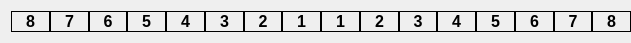
  <widget class="QWidget" name="horizontalLayoutWidget_2">
   <property name="geometry">
    <rect>
     <x>340</x>
     <y>310</y>
     <width>631</width>
     <height>41</height>
    </rect>
   </property>
   <layout class="QHBoxLayout" name="horizontalLayout_6">
    <property name="spacing">
     <number>0</number>
    </property>
    <property name="rightMargin">
     <number>0</number>
    </property>
    <item>
     <widget class="QLabel" name="label_25">
      <property name="sizePolicy">
       <sizepolicy hsizetype="Expanding" vsizetype="Expanding">
        <horstretch>0</horstretch>
        <verstretch>0</verstretch>
       </sizepolicy>
      </property>
      <property name="font">
       <font>
        <pointsize>12</pointsize>
        <weight>75</weight>
        <bold>true</bold>
       </font>
      </property>
      <property name="frameShape">
       <enum>QFrame::Box</enum>
      </property>
      <property name="frameShadow">
       <enum>QFrame::Plain</enum>
      </property>
      <property name="text">
       <string>8</string>
      </property>
      <property name="textFormat">
       <enum>Qt::RichText</enum>
      </property>
      <property name="alignment">
       <set>Qt::AlignCenter</set>
      </property>
     </widget>
    </item>
    <item>
     <widget class="QLabel" name="label_24">
      <property name="sizePolicy">
       <sizepolicy hsizetype="Expanding" vsizetype="Expanding">
        <horstretch>0</horstretch>
        <verstretch>0</verstretch>
       </sizepolicy>
      </property>
      <property name="font">
       <font>
        <pointsize>12</pointsize>
        <weight>75</weight>
        <bold>true</bold>
       </font>
      </property>
      <property name="frameShape">
       <enum>QFrame::Box</enum>
      </property>
      <property name="text">
       <string>7</string>
      </property>
      <property name="textFormat">
       <enum>Qt::RichText</enum>
      </property>
      <property name="alignment">
       <set>Qt::AlignCenter</set>
      </property>
     </widget>
    </item>
    <item>
     <widget class="QLabel" name="label_23">
      <property name="sizePolicy">
       <sizepolicy hsizetype="Expanding" vsizetype="Expanding">
        <horstretch>0</horstretch>
        <verstretch>0</verstretch>
       </sizepolicy>
      </property>
      <property name="font">
       <font>
        <pointsize>12</pointsize>
        <weight>75</weight>
        <bold>true</bold>
       </font>
      </property>
      <property name="frameShape">
       <enum>QFrame::Box</enum>
      </property>
      <property name="text">
       <string>6</string>
      </property>
      <property name="textFormat">
       <enum>Qt::RichText</enum>
      </property>
      <property name="alignment">
       <set>Qt::AlignCenter</set>
      </property>
     </widget>
    </item>
    <item>
     <widget class="QLabel" name="label_22">
      <property name="sizePolicy">
       <sizepolicy hsizetype="Expanding" vsizetype="Expanding">
        <horstretch>0</horstretch>
        <verstretch>0</verstretch>
       </sizepolicy>
      </property>
      <property name="font">
       <font>
        <pointsize>12</pointsize>
        <weight>75</weight>
        <bold>true</bold>
       </font>
      </property>
      <property name="frameShape">
       <enum>QFrame::Box</enum>
      </property>
      <property name="text">
       <string>5</string>
      </property>
      <property name="textFormat">
       <enum>Qt::RichText</enum>
      </property>
      <property name="alignment">
       <set>Qt::AlignCenter</set>
      </property>
     </widget>
    </item>
    <item>
     <widget class="QLabel" name="label_21">
      <property name="sizePolicy">
       <sizepolicy hsizetype="Expanding" vsizetype="Expanding">
        <horstretch>0</horstretch>
        <verstretch>0</verstretch>
       </sizepolicy>
      </property>
      <property name="font">
       <font>
        <pointsize>12</pointsize>
        <weight>75</weight>
        <bold>true</bold>
       </font>
      </property>
      <property name="frameShape">
       <enum>QFrame::Box</enum>
      </property>
      <property name="text">
       <string>4</string>
      </property>
      <property name="textFormat">
       <enum>Qt::RichText</enum>
      </property>
      <property name="alignment">
       <set>Qt::AlignCenter</set>
      </property>
     </widget>
    </item>
    <item>
     <widget class="QLabel" name="label_20">
      <property name="sizePolicy">
       <sizepolicy hsizetype="Expanding" vsizetype="Expanding">
        <horstretch>0</horstretch>
        <verstretch>0</verstretch>
       </sizepolicy>
      </property>
      <property name="font">
       <font>
        <pointsize>12</pointsize>
        <weight>75</weight>
        <bold>true</bold>
       </font>
      </property>
      <property name="frameShape">
       <enum>QFrame::Box</enum>
      </property>
      <property name="text">
       <string>3</string>
      </property>
      <property name="textFormat">
       <enum>Qt::RichText</enum>
      </property>
      <property name="alignment">
       <set>Qt::AlignCenter</set>
      </property>
     </widget>
    </item>
    <item>
     <widget class="QLabel" name="label_19">
      <property name="sizePolicy">
       <sizepolicy hsizetype="Expanding" vsizetype="Expanding">
        <horstretch>0</horstretch>
        <verstretch>0</verstretch>
       </sizepolicy>
      </property>
      <property name="font">
       <font>
        <pointsize>12</pointsize>
        <weight>75</weight>
        <bold>true</bold>
       </font>
      </property>
      <property name="frameShape">
       <enum>QFrame::Box</enum>
      </property>
      <property name="text">
       <string>2</string>
      </property>
      <property name="textFormat">
       <enum>Qt::RichText</enum>
      </property>
      <property name="alignment">
       <set>Qt::AlignCenter</set>
      </property>
     </widget>
    </item>
    <item>
     <widget class="QLabel" name="label_32">
      <property name="sizePolicy">
       <sizepolicy hsizetype="Expanding" vsizetype="Expanding">
        <horstretch>0</horstretch>
        <verstretch>0</verstretch>
       </sizepolicy>
      </property>
      <property name="font">
       <font>
        <pointsize>12</pointsize>
        <weight>75</weight>
        <bold>true</bold>
       </font>
      </property>
      <property name="frameShape">
       <enum>QFrame::Box</enum>
      </property>
      <property name="text">
       <string>1</string>
      </property>
      <property name="textFormat">
       <enum>Qt::RichText</enum>
      </property>
      <property name="alignment">
       <set>Qt::AlignCenter</set>
      </property>
     </widget>
    </item>
    <item>
     <widget class="QLabel" name="label_18">
      <property name="sizePolicy">
       <sizepolicy hsizetype="Expanding" vsizetype="Expanding">
        <horstretch>0</horstretch>
        <verstretch>0</verstretch>
       </sizepolicy>
      </property>
      <property name="font">
       <font>
        <pointsize>12</pointsize>
        <weight>75</weight>
        <bold>true</bold>
       </font>
      </property>
      <property name="frameShape">
       <enum>QFrame::Box</enum>
      </property>
      <property name="text">
       <string>1</string>
      </property>
      <property name="textFormat">
       <enum>Qt::RichText</enum>
      </property>
      <property name="alignment">
       <set>Qt::AlignCenter</set>
      </property>
     </widget>
    </item>
    <item>
     <widget class="QLabel" name="label_48">
      <property name="sizePolicy">
       <sizepolicy hsizetype="Expanding" vsizetype="Expanding">
        <horstretch>0</horstretch>
        <verstretch>0</verstretch>
       </sizepolicy>
      </property>
      <property name="font">
       <font>
        <pointsize>12</pointsize>
        <weight>75</weight>
        <bold>true</bold>
       </font>
      </property>
      <property name="frameShape">
       <enum>QFrame::Box</enum>
      </property>
      <property name="text">
       <string>2</string>
      </property>
      <property name="textFormat">
       <enum>Qt::RichText</enum>
      </property>
      <property name="alignment">
       <set>Qt::AlignCenter</set>
      </property>
     </widget>
    </item>
    <item>
     <widget class="QLabel" name="label_30">
      <property name="sizePolicy">
       <sizepolicy hsizetype="Expanding" vsizetype="Expanding">
        <horstretch>0</horstretch>
        <verstretch>0</verstretch>
       </sizepolicy>
      </property>
      <property name="font">
       <font>
        <pointsize>12</pointsize>
        <weight>75</weight>
        <bold>true</bold>
       </font>
      </property>
      <property name="frameShape">
       <enum>QFrame::Box</enum>
      </property>
      <property name="text">
       <string>3</string>
      </property>
      <property name="textFormat">
       <enum>Qt::RichText</enum>
      </property>
      <property name="alignment">
       <set>Qt::AlignCenter</set>
      </property>
     </widget>
    </item>
    <item>
     <widget class="QLabel" name="label_29">
      <property name="sizePolicy">
       <sizepolicy hsizetype="Expanding" vsizetype="Expanding">
        <horstretch>0</horstretch>
        <verstretch>0</verstretch>
       </sizepolicy>
      </property>
      <property name="font">
       <font>
        <pointsize>12</pointsize>
        <weight>75</weight>
        <bold>true</bold>
       </font>
      </property>
      <property name="frameShape">
       <enum>QFrame::Box</enum>
      </property>
      <property name="text">
       <string>4</string>
      </property>
      <property name="textFormat">
       <enum>Qt::RichText</enum>
      </property>
      <property name="alignment">
       <set>Qt::AlignCenter</set>
      </property>
     </widget>
    </item>
    <item>
     <widget class="QLabel" name="label_28">
      <property name="sizePolicy">
       <sizepolicy hsizetype="Expanding" vsizetype="Expanding">
        <horstretch>0</horstretch>
        <verstretch>0</verstretch>
       </sizepolicy>
      </property>
      <property name="font">
       <font>
        <pointsize>12</pointsize>
        <weight>75</weight>
        <bold>true</bold>
       </font>
      </property>
      <property name="frameShape">
       <enum>QFrame::Box</enum>
      </property>
      <property name="text">
       <string>5</string>
      </property>
      <property name="textFormat">
       <enum>Qt::RichText</enum>
      </property>
      <property name="alignment">
       <set>Qt::AlignCenter</set>
      </property>
     </widget>
    </item>
    <item>
     <widget class="QLabel" name="label_27">
      <property name="sizePolicy">
       <sizepolicy hsizetype="Expanding" vsizetype="Expanding">
        <horstretch>0</horstretch>
        <verstretch>0</verstretch>
       </sizepolicy>
      </property>
      <property name="font">
       <font>
        <pointsize>12</pointsize>
        <weight>75</weight>
        <bold>true</bold>
       </font>
      </property>
      <property name="frameShape">
       <enum>QFrame::Box</enum>
      </property>
      <property name="text">
       <string>6</string>
      </property>
      <property name="textFormat">
       <enum>Qt::RichText</enum>
      </property>
      <property name="alignment">
       <set>Qt::AlignCenter</set>
      </property>
     </widget>
    </item>
    <item>
     <widget class="QLabel" name="label_26">
      <property name="sizePolicy">
       <sizepolicy hsizetype="Expanding" vsizetype="Expanding">
        <horstretch>0</horstretch>
        <verstretch>0</verstretch>
       </sizepolicy>
      </property>
      <property name="font">
       <font>
        <pointsize>12</pointsize>
        <weight>75</weight>
        <bold>true</bold>
       </font>
      </property>
      <property name="frameShape">
       <enum>QFrame::Box</enum>
      </property>
      <property name="text">
       <string>7</string>
      </property>
      <property name="textFormat">
       <enum>Qt::RichText</enum>
      </property>
      <property name="alignment">
       <set>Qt::AlignCenter</set>
      </property>
     </widget>
    </item>
    <item>
     <widget class="QLabel" name="label_31">
      <property name="sizePolicy">
       <sizepolicy hsizetype="Expanding" vsizetype="Expanding">
        <horstretch>0</horstretch>
        <verstretch>0</verstretch>
       </sizepolicy>
      </property>
      <property name="font">
       <font>
        <pointsize>12</pointsize>
        <weight>75</weight>
        <bold>true</bold>
       </font>
      </property>
      <property name="frameShape">
       <enum>QFrame::Box</enum>
      </property>
      <property name="text">
       <string>8</string>
      </property>
      <property name="textFormat">
       <enum>Qt::RichText</enum>
      </property>
      <property name="alignment">
       <set>Qt::AlignCenter</set>
      </property>
     </widget>
    </item>
   </layout>
  </widget>
